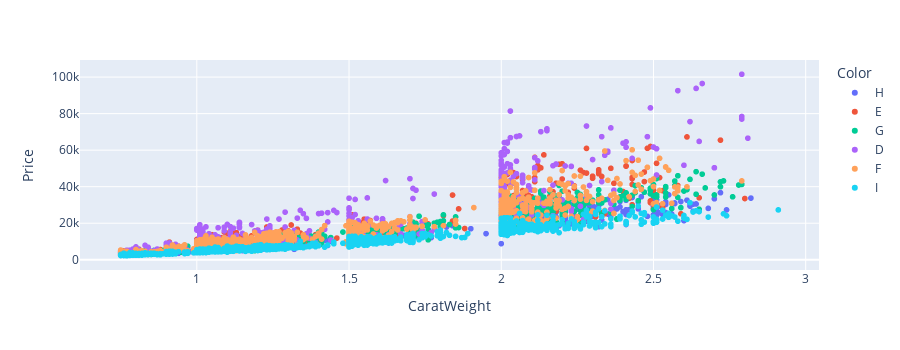

This figure's notebook cell:
### Markdown cell above
## 3. Scatterplots of Caratweight & Price
### 3.1 Before Logarithmic Transformation of Price

### Code cell
fig = px.scatter(df,
                 x="CaratWeight",
                 y="Price",
                 color = 'Color',
                 height = 350,
                 labels={'Price'}
                )
fig.show()

### Figure 1 — Plotly figure (JSON) as saved in the notebook; plotly's stock layout.template omitted (floating-point values rounded to 4 significant figures; data arrays with more than 128 entries replaced by an {"elided": "..."} marker saying what was removed)
{"data": [{"hovertemplate": "Color=H<br>CaratWeight=%{x}<br>Price=%{y}<extra></extra>", "legendgroup": "H", "marker": {"color": "#636efa", "symbol": "circle"}, "mode": "markers", "name": "H", "showlegend": true, "type": "scattergl", "x": {"elided": "1710 float values"}, "xaxis": "x", "y": {"elided": "1710 int values"}, "yaxis": "y"}, {"hovertemplate": "Color=E<br>CaratWeight=%{x}<br>Price=%{y}<extra></extra>", "legendgroup": "E", "marker": {"color": "#EF553B", "symbol": "circle"}, "mode": "markers", "name": "E", "showlegend": true, "type": "scattergl", "x": {"elided": "1189 float values"}, "xaxis": "x", "y": {"elided": "1189 int values"}, "yaxis": "y"}, {"hovertemplate": "Color=G<br>CaratWeight=%{x}<br>Price=%{y}<extra></extra>", "legendgroup": "G", "marker": {"color": "#00cc96", "symbol": "circle"}, "mode": "markers", "name": "G", "showlegend": true, "type": "scattergl", "x": {"elided": "2253 float values"}, "xaxis": "x", "y": {"elided": "2253 int values"}, "yaxis": "y"}, {"hovertemplate": "Color=D<br>CaratWeight=%{x}<br>Price=%{y}<extra></extra>", "legendgroup": "D", "marker": {"color": "#ab63fa", "symbol": "circle"}, "mode": "markers", "name": "D", "showlegend": true, "type": "scattergl", "x": {"elided": "1007 float values"}, "xaxis": "x", "y": {"elided": "1007 int values"}, "yaxis": "y"}, {"hovertemplate": "Color=F<br>CaratWeight=%{x}<br>Price=%{y}<extra></extra>", "legendgroup": "F", "marker": {"color": "#FFA15A", "symbol": "circle"}, "mode": "markers", "name": "F", "showlegend": true, "type": "scattergl", "x": {"elided": "1535 float values"}, "xaxis": "x", "y": {"elided": "1535 int values"}, "yaxis": "y"}, {"hovertemplate": "Color=I<br>CaratWeight=%{x}<br>Price=%{y}<extra></extra>", "legendgroup": "I", "marker": {"color": "#19d3f3", "symbol": "circle"}, "mode": "markers", "name": "I", "showlegend": true, "type": "scattergl", "x": {"elided": "1448 float values"}, "xaxis": "x", "y": {"elided": "1448 int values"}, "yaxis": "y"}], "layout": {"height": 350, "legend": {"title": {"text": "Color"}, "tracegroupgap": 0}, "margin": {"t": 60}, "xaxis": {"anchor": "y", "domain": [0, 1], "title": {"text": "CaratWeight"}}, "yaxis": {"anchor": "x", "domain": [0, 1], "title": {"text": "Price"}}}}
